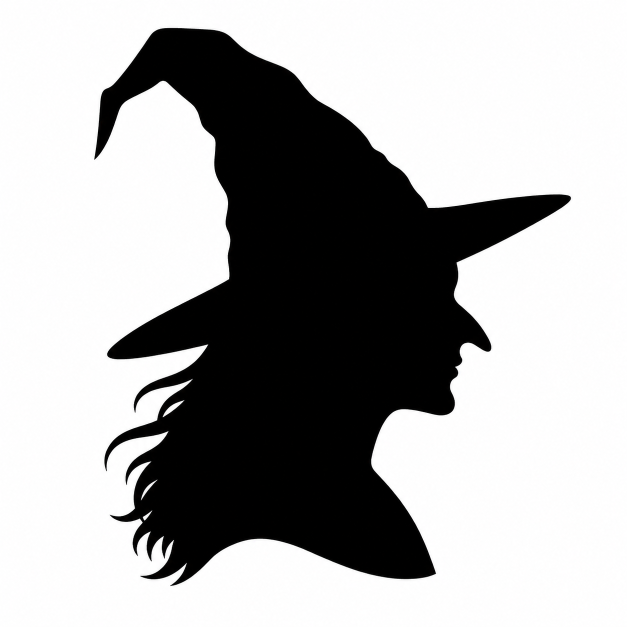
#> input picture examples/witch_lantern/inspiration/witch-head.png, 1254 x 1254 px (shown at 1/2 size)
$ python trace_head.py
#> lines starting #> are read from the running program, lines starting #| are printed output that depends on the picture; after the words box and inside, x2 and y2 are one past the last pixel; in counts of white or black regions, pixels touching at a corner belong together
"""Trace the witch-head silhouette into a normalised outline.

Run standalone; writes `head_outline.py` next to it. Not imported by model.py —
the traced polygon is generated once and read as data, so a build never depends
on an image file outside the repo.

This motif is a **cutout**: the black of the reference becomes the hole, like
`raven_lantern` and unlike the abandoned moon-and-witch composition. It was
chosen because it reads entirely from its outer contour — see ARTWORK.md, and
notes.md for what happens when a motif does not.

See ARTWORK.md for the pipeline and why each step is there.
"""
import sys
from pathlib import Path

import numpy as np
from PIL import Image
from scipy import ndimage

SRC = Path(__file__).parent / "inspiration" / "witch-head.png"
"""Beside the part, in inspiration/. This pointed into a chat image cache, which is per-session —
`raven_lantern`'s source was already gone by the time anyone noticed, so that
outline can never be re-traced, only edited as coordinates. Source artwork is
part of the record."""

MERGE = 0.008
"""Closing radius, as a fraction of the silhouette's height.

Light on purpose. This artwork barely needs it — 98.4% of its area already
survives a 0.4 mm nozzle at 19 mm tall, unsimplified — so the job here is only
to tidy the finest hair tendrils rather than to rescue anything. The witch on a
broomstick needed 0.013 and was still marginal; the difference is what "reads
from its outer contour" buys you."""

RDP_EPS = 3.0


# [94 lines left out: functions remove_islands, trace, rdp, not called in this run]


def main():
    sys.setrecursionlimit(20000)
    src = Image.open(SRC)
#> src is the input picture: PIL image 1254x1254 RGB; mean R, G, B 172.3, 172.2, 172.2
    if src.mode in ("RGBA", "LA", "PA"):
        bg = Image.new("RGBA", src.size, (255,) * 4)
        src = Image.alpha_composite(bg, src.convert("RGBA"))
    ink = np.array(src.convert("L")) < 128
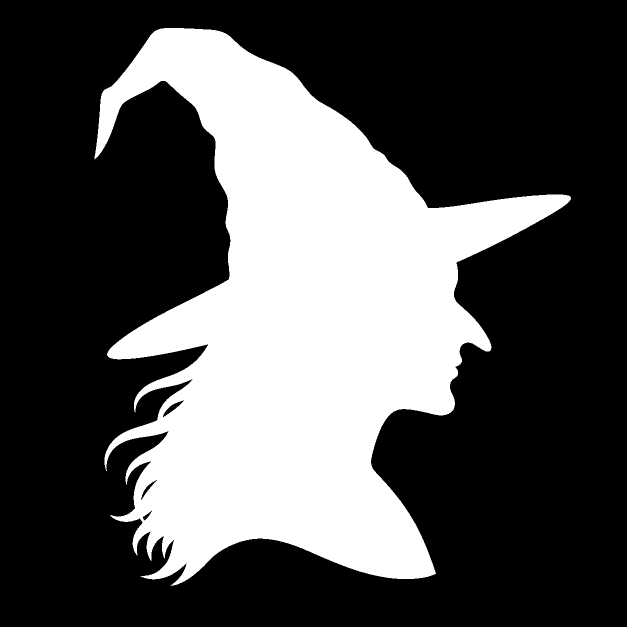
#> ink: shape (1254, 1254) bool (shown at 1/2 size); 32.2% white; 1 white region, box (x1, y1, x2, y2) and area: (189, 56, 1142, 1172) 506320

    lab, n = ndimage.label(ink)
#> n = 1
    sizes = ndimage.sum(ink, lab, range(1, n + 1))
#> sizes = [506320]
    m = ndimage.binary_fill_holes(lab == (np.argmax(sizes) + 1))
#> m: shape (1254, 1254) bool; 32.2% white; 1 white region, box (x1, y1, x2, y2) and area: (189, 56, 1142, 1172) 507005
    ys, xs = np.nonzero(m)
    H = ys.max() - ys.min() + 1
#> H = 1116
    print(f"  {n} component(s); largest is {sizes.max() / sizes.sum():.1%} of the ink")
#|   1 component(s); largest is 100.0% of the ink

    if MERGE:
        r = int(MERGE * H)
#> r = 8
        y, x = np.ogrid[-r:r + 1, -r:r + 1]
#> y = 17 values from -8 to 8
        m = ndimage.binary_fill_holes(
            ndimage.binary_closing(m, x * x + y * y <= r * r))
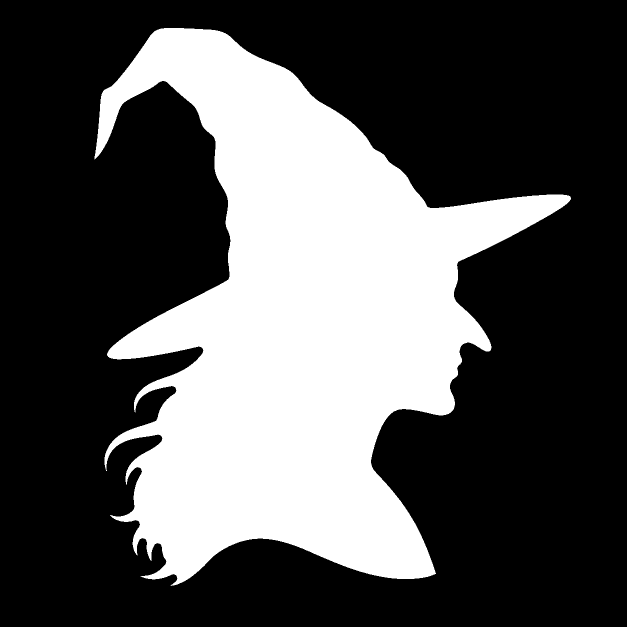
#> m: shape (1254, 1254) bool (shown at 1/2 size); 32.4% white; 1 white region, box (x1, y1, x2, y2) and area: (189, 56, 1142, 1172) 508781

    # Island removal happens at LAYER resolution, because "is there material on
    # this layer with nothing under it" is a question about rows of layers. But
    # the fill is applied back at FULL resolution and the trace runs there —
    # tracing the coarse raster threw away all the detail (140 points became 26).
    import math
    import printer
    lay = printer.LAYER_H
    MOTIF_MM = 19.0                       # the size this is judged and printed at
    step_px = max(0, int(round(
        (lay / math.tan(math.radians(printer.MAX_OVERHANG_DEG))) / lay)))

    scale = MOTIF_MM / lay / H            # full-res px -> layer-res px
    sw, sh = max(4, int(m.shape[1] * scale)), max(4, int(m.shape[0] * scale))
    small = np.array(Image.fromarray((m * 255).astype(np.uint8))
                     .resize((sw, sh))) > 127
    pad = 24
    hole = np.zeros((sh + 2 * pad, sw + 2 * pad), bool)
    hole[pad:pad + sh, pad:pad + sw] = small
    fixed = remove_islands(hole, step_px)
    added = fixed[pad:pad + sh, pad:pad + sw] & ~small
    if added.any():
        up = np.array(Image.fromarray((added * 255).astype(np.uint8))
                      .resize((m.shape[1], m.shape[0]), Image.NEAREST)) > 127
        m = m | up
        m = ndimage.binary_fill_holes(m)
        print(f"  filled {added.sum()} island px at layer scale "
              f"-> {up.sum()} px at full scale")

    pts = rdp(trace(m), RDP_EPS)
    P = np.array(pts, float)
    P[:, 1] = -P[:, 1]                       # image y is down, model y is up
    P -= P.min(axis=0)
    P /= P[:, 1].max()                       # height 1.0
    P[:, 0] -= P[:, 0].mean()                # centred in x

    w = P[:, 0].max() - P[:, 0].min()
    print(f"  {len(P)} points, {w:.3f} wide x 1.000 tall")

    # The narrowest feature, measured off the simplified mask rather than
    # guessed. This is a CUTOUT, so it is the width of a slot: below one nozzle
    # the slicer fills it with gap-fill instead of opening it.
    d = ndimage.distance_transform_edt(m)
    q = np.percentile(2 * d[m] / H, 2)
    print(f"  2nd-percentile local width {q:.4f} of height "
          f"(= {q * 19:.2f} mm at a 19 mm motif)")

    out = ["# Generated by trace_head.py — do not hand-edit.",
           "# Normalised: height 1.0, centred in x. Multiply by the motif height.",
           f"WIDTH_PER_HEIGHT = {w:.4f}",
           f"NARROW_PER_HEIGHT = {q:.4f}   # 2nd-percentile local width",
           "OUTLINE = ["]
    for i in range(0, len(P), 4):
        out.append("    " + " ".join(f"({x:+.4f}, {y:+.4f})," for x, y in P[i:i + 4]))
    out.append("]")
    dst = Path(__file__).with_name("head_outline.py")
    dst.write_text("\n".join(out) + "\n")
    print(f"  wrote {dst.name}")


if __name__ == "__main__":
    main()
#> (the call stopped at ``: cadkit is not available in this run)
